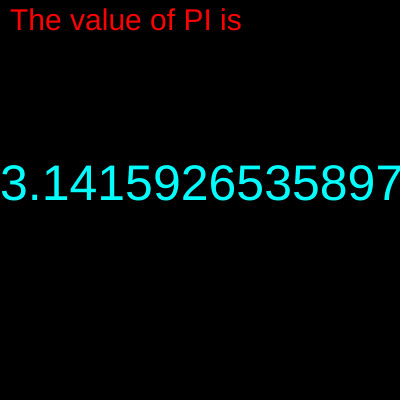
Frame 1 (no input)
Frame 60 (no input): identical to frame 1, image omitted
Frame 120 (the mouse pressed at the canvas centre since frame 60): identical to frame 1, image omitted

The p5.js sketch that drew this single still picture (run headless with seeded random() and noise() and a simulated clock; from frame 60 on, the mouse is pressed at the canvas centre):

// p5.js sketch
// ── sketch.js
function setup() {
  createCanvas(400, 400);
}

function draw() {
  background("black");
  fill("red")
  textSize(30)
  text("The value of PI is ",10,30)
  textSize(50)
  fill("cyan")
  text(PI,0,200)
}
